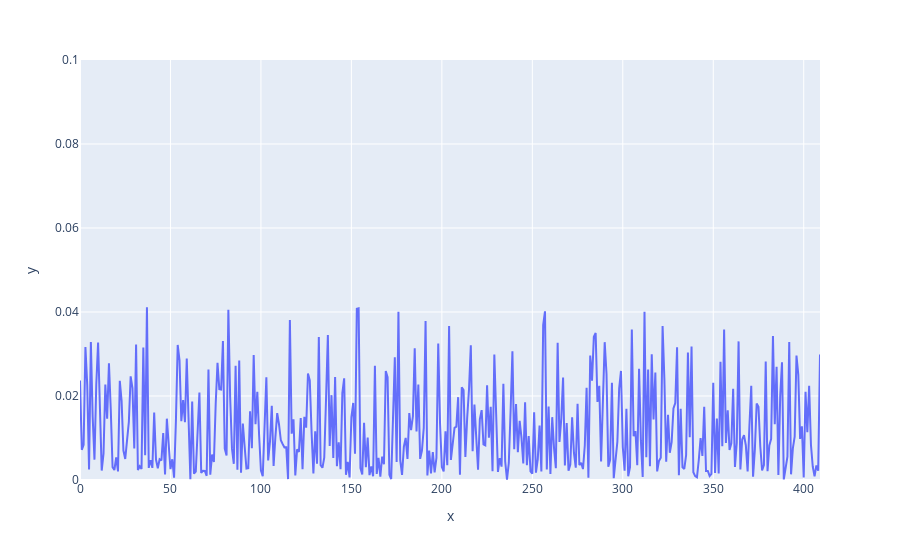

Write notebook code for a chart like this one.
### Code cell
fig = px.line(
    y=[ten.item() for ten in generated_dt[:, 0]]
)


fig.update_layout(
    yaxis_range=[0, 0.1]
)
fig.show()

### Figure 1 — Plotly figure (JSON) as saved in the notebook; plotly's stock layout.template omitted (floating-point values rounded to 4 significant figures; data arrays with more than 128 entries replaced by an {"elided": "..."} marker saying what was removed)
{"data": [{"hovertemplate": "x=%{x}<br>y=%{y}<extra></extra>", "legendgroup": "", "line": {"color": "#636efa", "dash": "solid"}, "mode": "lines", "name": "", "orientation": "v", "showlegend": false, "type": "scatter", "x": {"elided": "410 int values"}, "xaxis": "x", "y": {"elided": "410 float values"}, "yaxis": "y"}], "layout": {"legend": {"tracegroupgap": 0}, "margin": {"t": 60}, "xaxis": {"anchor": "y", "domain": [0, 1], "title": {"text": "x"}}, "yaxis": {"anchor": "x", "domain": [0, 1], "range": [0, 0.1], "title": {"text": "y"}}}}
